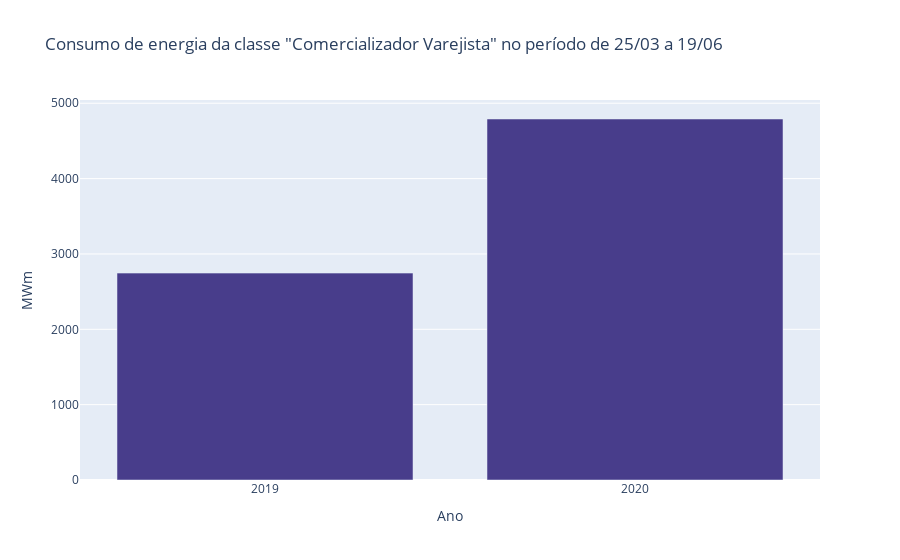

Notebook code cell kept with this figure:
### Code cell
classe = pd.DataFrame({
    '2019' : consumo_classe_no_covid.loc['Comercializador Varejista'],
    '2020' : consumo_classe_covid.loc['Comercializador Varejista']
}).T

fig = px.bar(x=classe.index, y=classe['MWm'], color_discrete_sequence=['darkslateblue'],
    title='Consumo de energia da classe "Comercializador Varejista" no período de 25/03 a 19/06',
    labels={'x': 'Ano', 'y':'MWm'})
fig.show()

### Figure 1 — Plotly figure (JSON) as saved in the notebook; plotly's stock layout.template omitted (floating-point values rounded to 4 significant figures)
{"data": [{"alignmentgroup": "True", "hovertemplate": "Ano=%{x}<br>MWm=%{y}<extra></extra>", "legendgroup": "", "marker": {"color": "darkslateblue", "pattern": {"shape": ""}}, "name": "", "offsetgroup": "", "orientation": "v", "showlegend": false, "textposition": "auto", "type": "bar", "x": ["2019", "2020"], "xaxis": "x", "y": [2746.0, 4791.0], "yaxis": "y"}], "layout": {"barmode": "relative", "legend": {"tracegroupgap": 0}, "title": {"text": "Consumo de energia da classe \"Comercializador Varejista\" no período de 25/03 a 19/06"}, "xaxis": {"anchor": "y", "domain": [0, 1], "title": {"text": "Ano"}}, "yaxis": {"anchor": "x", "domain": [0, 1], "title": {"text": "MWm"}}}}
